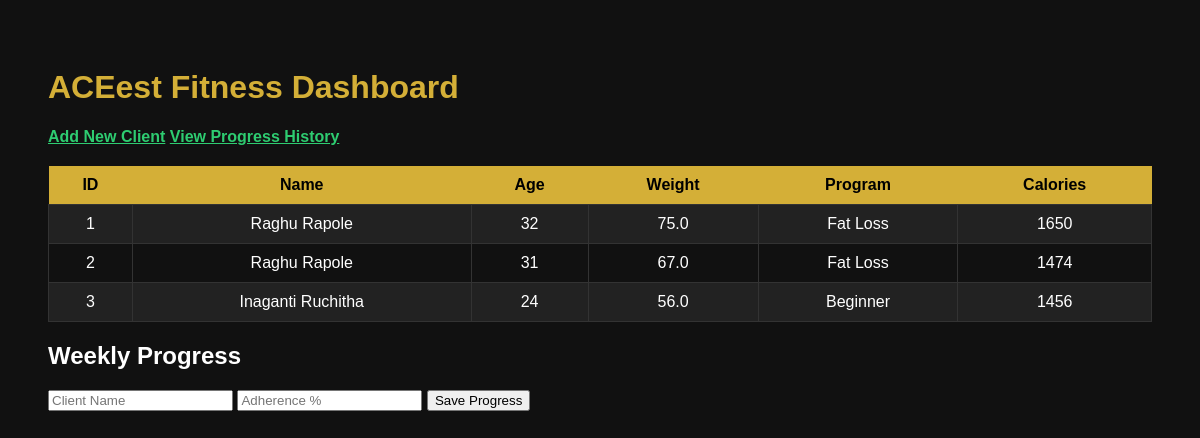
Page /dashboard on the earlier database version.
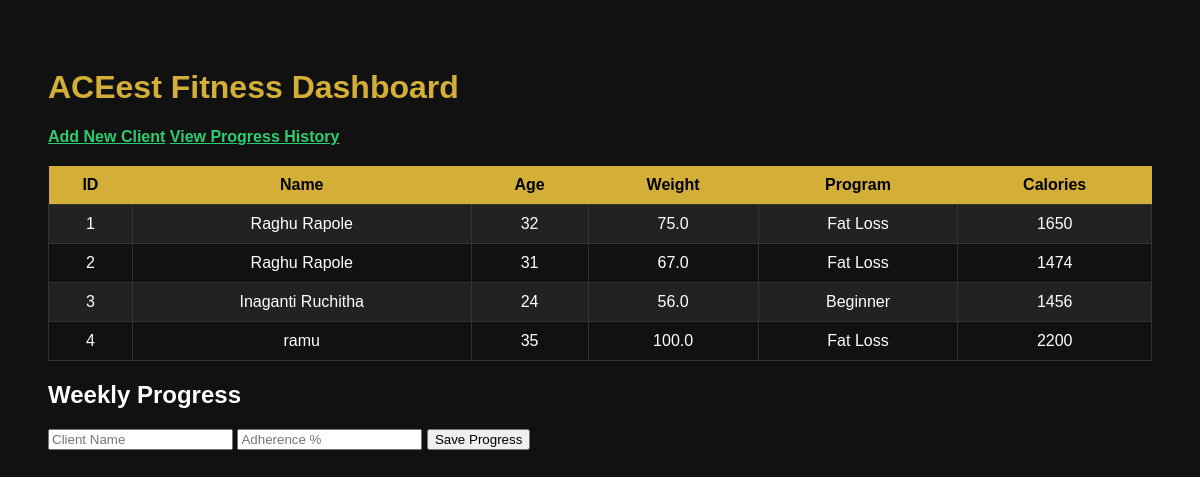
Same page on the later database version.
### tables this page shows
CREATE TABLE clients(
        id INTEGER PRIMARY KEY AUTOINCREMENT,
        name TEXT,
        age INTEGER,
        weight REAL,
        program TEXT,
        calories INTEGER
    );

### app.py (the view)
@app.route("/dashboard")
def dashboard():
    conn = get_db()
    cur = conn.cursor()
    cur.execute("SELECT * FROM clients")
    clients = cur.fetchall()
    conn.close()
    return render_template("dashboard.html", clients=clients)

### app.py (called while the page is built)
def get_db():
    return sqlite3.connect("database.db")

### templates/dashboard.html (shortened to what this page needs)
<!DOCTYPE html>
<html>
<head>
<link rel="stylesheet" href="/static/styles.css">
</head>
<body>
<h1>ACEest Fitness Dashboard</h1>
<a href="/">Add New Client</a>
<a href="/progress_history">View Progress History</a>
<table>
<tr>
<th>ID</th>
<th>Name</th>
<th>Age</th>
<th>Weight</th>
<th>Program</th>
<th>Calories</th>
</tr>
{% for c in clients %}
<tr>
<td>{{c[0]}}</td>
<td>{{c[1]}}</td>
<td>{{c[2]}}</td>
<td>{{c[3]}}</td>
<td>{{c[4]}}</td>
<td>{{c[5]}}</td>
</tr>
{% endfor %}
</table>
<h2>Weekly Progress</h2>
<form action="/save_progress" method="post">
<input type="text" name="name" placeholder="Client Name">
<input type="number" name="adherence" placeholder="Adherence %">
<button type="submit">Save Progress</button>
</form>
</body>
</html>

### static/styles.css (style rules this page uses)
body { font-family: Arial; background:#111; color:white; padding:40px; }
h1 { color:#d4af37; }
table { width:100%; border-collapse: collapse; margin-top:20px; }
th { background:#d4af37; color:black; padding:10px; }
td { border:1px solid #333; padding:10px; text-align:center; }
tr:nth-child(even) { background:#222; }
a { color:#2ecc71; font-weight:bold; }

Differences in the rows shown:
added clients: id "4", name "ramu", age "35", weight "100.0", program "Fat Loss", calories "2200"
